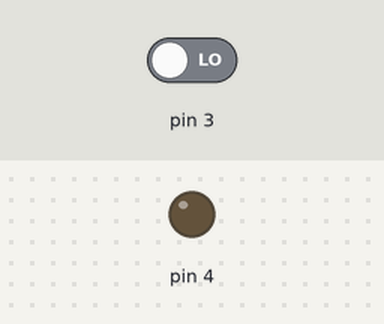
Bench run of a sketch on a simulated Arduino Uno, built with avr-gcc and run on an emulated ATmega328P. Parts: output pins drawn as LEDs (lit = HIGH). Inputs (shaded band) come from the test bench; at power-on: pin 3 LOW. What the sketch prints to the serial monitor is not drawn.

Above: at 3.7 s.
3.8 s: pin 3 driven HIGH
At 4.8 s:
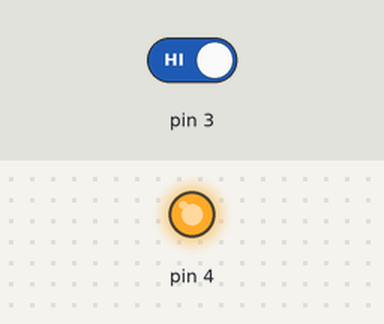
5.3 s: pin 3 driven LOW
At 6.0 s:
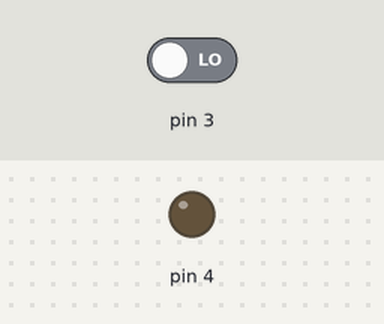
Timing chart, 0 to 8.3 s (numbered marks = the images above; inputs shaded):
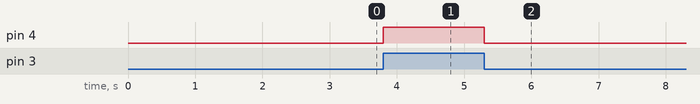

The sketch:

sketch_oct30a.ino
```cpp
void setup() {
  // put your setup code here, to run once:
  pinMode(3,INPUT);
  pinMode(4,OUTPUT);
  digitalWrite(3,LOW);

  Serial.begin(9600);
  Serial.print("Calibrating sensor..");
  for(int i=0;i<5;i++)
  {
    Serial.print("");
    delay(500);
  }
  Serial.println("Sensor activate");

}

void loop() {
  // put your main code here, to run repeatedly:
  int i=digitalRead(3);

  if(i==HIGH){
    digitalWrite(4,HIGH);

  }else{
  digitalWrite(4,LOW);
   \
  }


}
```

Measured:
- after the input at 3.8 s, pin 4: LOW → HIGH at once
- after the input at 5.3 s, pin 4: HIGH → LOW at once
